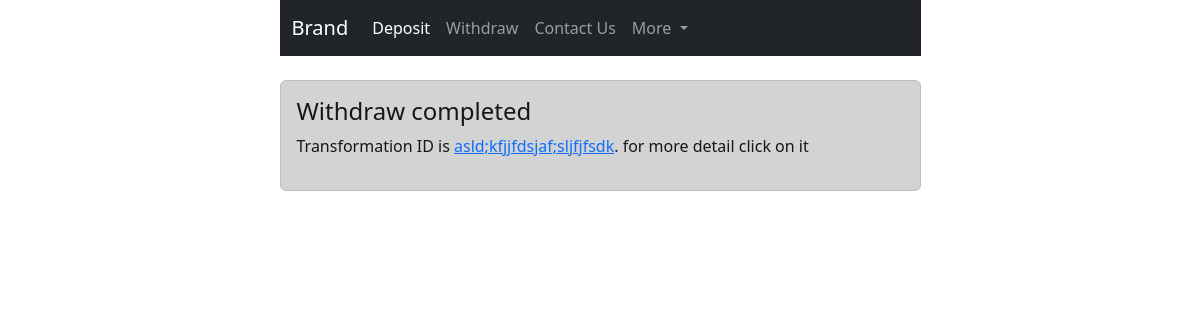
The app's page /withdraw (signed in), older data.
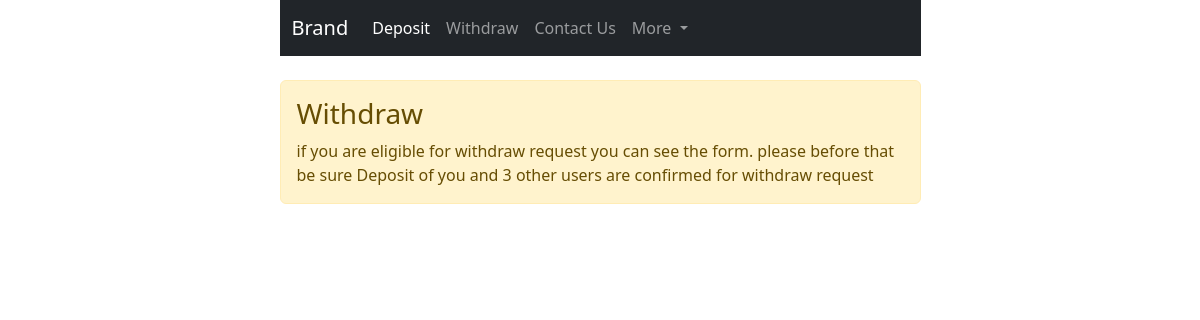
The same page, newer data.
### financial/models.py (models this page shows, shortened)
class Withdraw(models.Model):
    user = models.ForeignKey(User, on_delete=models.CASCADE)
    date = models.DateTimeField(verbose_name="Date", auto_now_add=True, null=True)
    is_decline = models.BooleanField(default=False, help_text='cant pay')
    is_approved = models.BooleanField(default=False, help_text='Everything is ok and payed')
    wallet_id = models.CharField(max_length=1000, verbose_name='Wallet Address', null=False, blank=False,
                                 help_text='Wallet ID of user')
    hash = models.CharField(max_length=1000, verbose_name='Transaction HASH or TXID', null=True, blank=True,
                            help_text='ID of transaction of money to the user')
    objects = WithdrawManager()

### financial/views.py (the view)
# urls.py: path('withdraw', withdraw, name='withdraw'),
@login_required(login_url='/login')
def withdraw(request):
    is_withdraw_ok = False
    if Deposit.objects.check_deposit(request.user):
        users_status = AccessToken.objects.check_user_status(request.user)
        if users_status:
            access_tokens = AccessToken.objects.filter(representative=request.user)
            for access_token in access_tokens:
                access_token_user = Deposit.objects.check_deposit(access_token.user)
                if not access_token_user:
                    is_withdraw_ok = False
                    break
                is_withdraw_ok = True
    withdraw_approved_hash = Withdraw.objects.withdraw_approved_hash(request.user)
    is_withdraw_approved = Withdraw.objects.is_withdraw_approved(request.user)
    withdraw_form = WithdrawForm(request.POST or None)
    if request.method == "POST" and is_withdraw_ok:
        if withdraw_form.is_valid():
            wallet_id = withdraw_form.cleaned_data['wallet_id']
            Withdraw.objects.create(user=request.user, wallet_id=wallet_id)
            messages.success(request, 'Withdraw request sent! please be patient')
            return redirect('financial:withdraw')
    is_withdraw_exist_approved = Withdraw.objects.is_withdraw_exist_approved(request.user)
    withdraw_list = Withdraw.objects.filter(user=request.user)
    context = {
        'is_withdraw_ok': is_withdraw_ok,
        'withdraw_form': withdraw_form,
        'is_withdraw_exist_approved': is_withdraw_exist_approved,
        'withdraw_list': withdraw_list,
        'is_withdraw_approved': is_withdraw_approved,
        'withdraw_approved_hash': withdraw_approved_hash,
    }
    return render(request, 'financial/withdraw.html', context)

### access_token/models.py (called while the page is built)
    def check_user_status(self, user):
        access_tokens = AccessToken.objects.filter(representative=user)
        for at in access_tokens:
            if at.user is None:
                return False
        return True

### financial/models.py (called while the page is built)
    def is_withdraw_exist_approved(self, user):
        withdraw_list = Withdraw.objects.filter(user__email=user)
        for withdraw in withdraw_list:
            if not withdraw.is_approved and not withdraw.is_decline:
                return True
            if withdraw.is_approved:
                return True
        return False

    def is_withdraw_approved(self, user):
        withdraw_list = Withdraw.objects.filter(user__email=user)
        for withdraw in withdraw_list:
            if withdraw.is_approved:
                return True
        return False

    def withdraw_approved_hash(self, user):
        withdraw_list = Withdraw.objects.filter(user__email=user)
        for withdraw in withdraw_list:
            if withdraw.is_approved:
                return withdraw.hash
        return False

### users/models.py (called while the page is built)
    def __str__(self):
        return self.email

### templates/financial/withdraw.html (shortened to what this page needs)
{% extends 'shared/base.html' %}
{% load widget_tweaks %}
{% block content %}
    <br>
    {% if is_withdraw_approved %}
        <div class="alert alert-dark" role="alert">
            <h4 class="alert-heading">Withdraw completed</h4>
            <p>Transformation ID is <a href="https://tronscan.org/#/transaction/{{ withdraw_approved_hash }}"
                                       target="_blank">{{ withdraw_approved_hash }}</a>. for more detail click on it</p>
        </div>
    {% else %}
        <div class="alert alert-warning">
            <h3 class="alert-heading">Withdraw</h3>
            if you are eligible for withdraw request you can see the form. please before that be sure Deposit of you and
            3 other users are confirmed
            for withdraw request
        </div>
    {% endif %}
{% endblock %}

Row changes from the older to the newer data that the page shows:
removed Withdraw: hash "asld;kfjjfdsjaf;sljfjfsdk"
Text that changed along with them:
text no longer shown: "Withdraw completed Transformation ID is . for more detail click on it"
text now shown: "Withdraw if you are eligible for withdraw request you can see the form. please before that be sure Deposit of you and 3 other users are confirmed for withdraw request"
